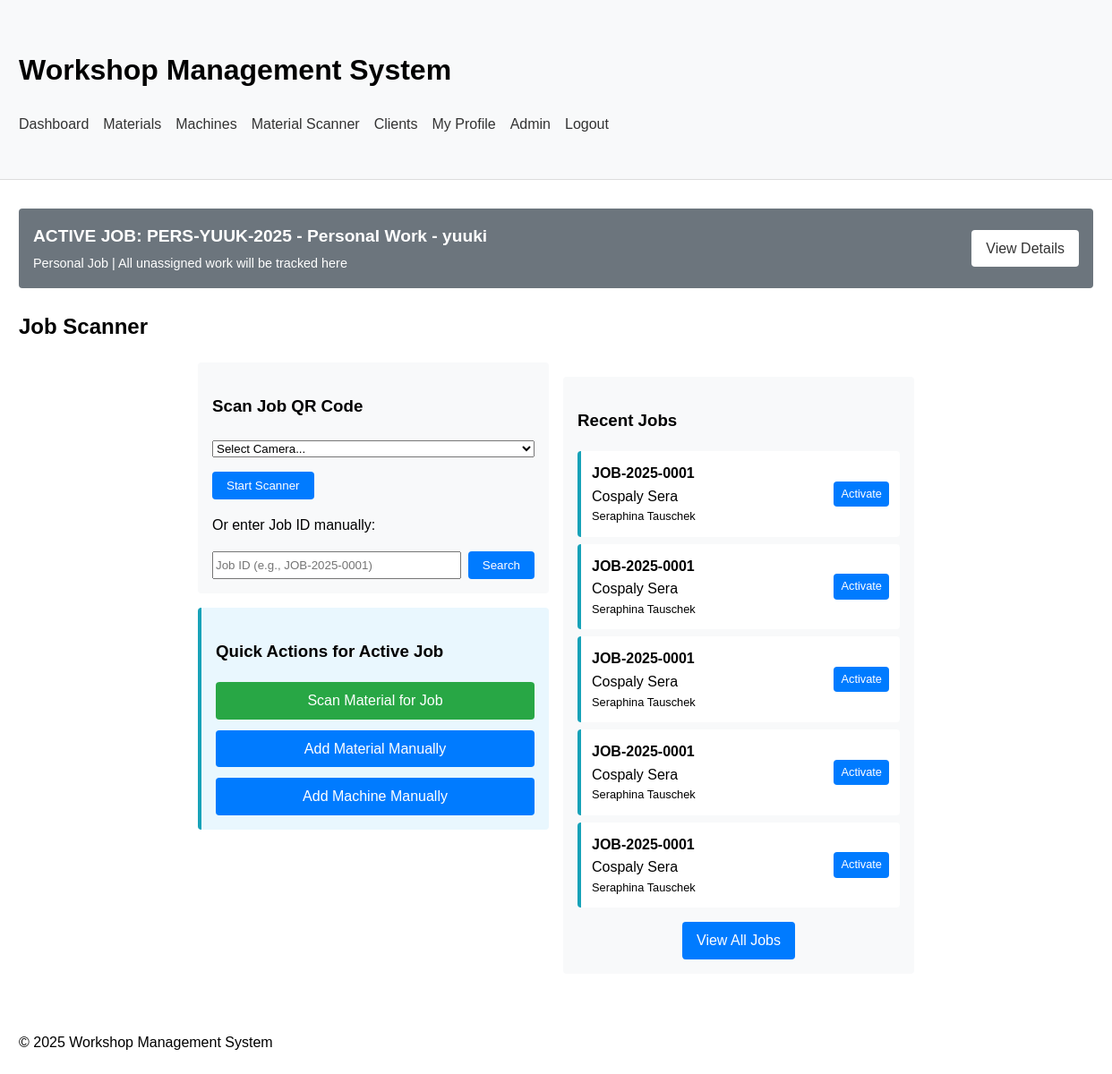
The page /jobs/scanner/ (signed in) on the database its author committed.
### workshop_app/models/job.py (models this page shows, shortened)
class Job(models.Model):
    job_id = models.CharField(max_length=15, unique=True)
    project_name = models.CharField(max_length=100)
    client = models.ForeignKey(Client, on_delete=models.CASCADE, related_name='jobs', null=True, blank=True)
    contact_person = models.ForeignKey(ContactPerson, on_delete=models.SET_NULL, null=True, blank=True)
    description = models.TextField(blank=True)
    created_date = models.DateTimeField(default=timezone.now)
    created_by = models.ForeignKey(User, on_delete=models.SET_NULL, null=True, related_name='created_jobs')
    status = models.ForeignKey(JobStatus, on_delete=models.PROTECT, related_name='jobs', default=get_default_status)
    percent_complete = models.IntegerField(default=0, help_text="0-100")
    PRIORITY_CHOICES = [
        ('low', 'Low'),
        ('normal', 'Normal'),
        ('high', 'High'),
        ('urgent', 'Urgent')
    ]
    priority = models.CharField(max_length=10, choices=PRIORITY_CHOICES, default='normal')
    start_date = models.DateField(null=True, blank=True)
    end_date = models.DateField(null=True, blank=True)
    deadline = models.DateField(null=True, blank=True)
    expected_completion = models.DateField(null=True, blank=True)
    is_personal = models.BooleanField(default=False, help_text="Personal job for an operator")
    is_general = models.BooleanField(default=False, help_text="General workshop job")
    owner = models.ForeignKey(User, on_delete=models.CASCADE, null=True, blank=True,
                              related_name='personal_jobs', help_text="Owner for personal jobs")
    qr_code = models.ImageField(upload_to='qr_codes/jobs/', blank=True)
    class Meta:
        ordering = ['-created_date']

### workshop_app/models/client.py (models this page shows, shortened)
class Client(models.Model):
    CLIENT_TYPES = [
        ('company', 'Company'),
        ('individual', 'Individual'),
    ]
    STATUS_CHOICES = [
        ('active', 'Active'),
        ('inactive', 'Inactive'),
        ('prospect', 'Prospect'),
        ('former', 'Former'),
    ]
    client_id = models.CharField(max_length=20, unique=True, help_text="Unique client identifier")
    name = models.CharField(max_length=100, help_text="Company or individual name")
    type = models.CharField(max_length=10, choices=CLIENT_TYPES, default='company')
    industry = models.CharField(max_length=100, blank=True, help_text="Category of client's business")
    reference_source = models.CharField(max_length=100, blank=True, help_text="How the client found us")
    notes = models.TextField(blank=True, help_text="General notes about the client")
    status = models.CharField(max_length=10, choices=STATUS_CHOICES, default='active')
    created_date = models.DateTimeField(default=timezone.now)
    last_updated = models.DateTimeField(auto_now=True)
    primary_email = models.EmailField(blank=True)
    secondary_email = models.EmailField(blank=True)
    phone_number = models.CharField(max_length=20, blank=True)
    mobile_number = models.CharField(max_length=20, blank=True)
    website = models.URLField(blank=True)
    social_media = models.TextField(blank=True, help_text="Links to client's social profiles")
    street_address = models.CharField(max_length=100, blank=True)
    address_line_2 = models.CharField(max_length=100, blank=True)
    city = models.CharField(max_length=100, blank=True)
    state_province = models.CharField(max_length=100, blank=True)
    postal_code = models.CharField(max_length=20, blank=True)
    country = models.CharField(max_length=100, blank=True)
    tax_id = models.CharField(max_length=50, blank=True, help_text="Tax ID / VAT Number")
    payment_terms = models.CharField(max_length=50, blank=True, help_text="Net 30, COD, etc.")
    currency = models.CharField(max_length=10, blank=True, default="CHF")
    discount_rate = models.DecimalField(max_digits=5, decimal_places=2, null=True, blank=True)
    credit_limit = models.DecimalField(max_digits=10, decimal_places=2, null=True, blank=True)
    account_status = models.CharField(max_length=50, blank=True, help_text="Good Standing, Credit Hold, etc.")

### workshop_app/views/job_scanner_views.py (the view)
# urls.py: path('jobs/scanner/', job_scanner_view, name='job_scanner_view'),
@login_required
def job_scanner_view(request):
    try:
        staff_settings = StaffSettings.objects.get(user=request.user)
        active_job = staff_settings.active_job
    except StaffSettings.DoesNotExist:
        staff_settings = StaffSettings.objects.create(user=request.user)
        active_job = None
        staff_settings.ensure_personal_job()
    recent_jobs = Job.objects.filter(
        activities__user=request.user,
        is_personal=False
    ).distinct().order_by('-activities__timestamp')[:5]
    context = {
        'title': 'Job Scanner',
        'active_job': active_job,
        'recent_jobs': recent_jobs,
        'staff_settings': staff_settings,
    }
    return render(request, 'workshop_app/jobs/scanner.html', context)

### workshop_app/templates/workshop_app/jobs/scanner.html (shortened to what this page needs)
{% extends 'workshop_app/base.html' %}
{% block content %}
    {% if active_job %}
    <div class="active-job-banner" style="background-color: {% if active_job.is_personal %}#6c757d{% else %}#007bff{% endif %}; color: white; padding: 1rem; border-radius: 4px; margin-bottom: 1.5rem; display: flex; justify-content: space-between; align-items: center;">
        <div>
            <h3 style="margin: 0; font-size: 1.2rem; color: white;">
                ACTIVE JOB: {{ active_job.job_id }} - {{ active_job.project_name }}
            </h3>
            {% if active_job.client and not active_job.is_personal %}
                <p style="margin: 0.25rem 0 0 0; font-size: 0.9rem;">
                    Client: {{ active_job.client.name }} | Status: {{ active_job.status.name }}
                </p>
            {% elif active_job.is_personal %}
                <p style="margin: 0.25rem 0 0 0; font-size: 0.9rem;">
                    Personal Job | All unassigned work will be tracked here
                </p>
            {% endif %}
        </div>
        <div>
            <a href="{% url 'workshop_app:job_detail' active_job.job_id %}" class="btn" style="background-color: white; color: #333; margin-left: 0.5rem;">View Details</a>
        </div>
    </div>
    {% endif %}
    <h2>Job Scanner</h2>
    <div style="max-width: 800px; margin: 0 auto;">
        <div style="display: flex; gap: 1rem; flex-wrap: wrap;">
            <div style="flex: 1; min-width: 300px;">
                <div id="scanner-container" style="padding: 1rem; background-color: #f8f9fa; border-radius: 4px;">
                    <h3>Scan Job QR Code</h3>
                    <div style="margin-bottom: 1rem;">
                        <select id="cameraSelect" style="width: 100%; margin-bottom: 1rem;">
                            <option value="">Select Camera...</option>
                        </select>
                        <button id="startButton" class="btn">Start Scanner</button>
                    </div>
                    <div style="margin-top: 1rem;">
                        <p>Or enter Job ID manually:</p>
                        <div style="display: flex; gap: 0.5rem;">
                            <input type="text" id="manualInput" style="flex: 1;" placeholder="Job ID (e.g., JOB-2025-0001)">
                            <button id="searchButton" class="btn">Search</button>
                        </div>
                    </div>
                </div>
                {% if active_job %}
                <div style="padding: 1rem; background-color: #e9f7fe; border-radius: 4px; margin-top: 1rem; border-left: 4px solid #17a2b8;">
                    <h3>Quick Actions for Active Job</h3>
                    <div style="display: flex; flex-direction: column; gap: 0.75rem; margin-top: 0.75rem;">
                        <a href="{% url 'workshop_app:scanner' %}" class="btn" style="text-align: center; background-color: #28a745; color: white;">
                             Scan Material for Job
                        </a>
                        <a href="{% url 'workshop_app:job_material_add_active' %}" class="btn" style="text-align: center;">
                             Add Material Manually
                        </a>
                        <a href="{% url 'workshop_app:job_machine_add_active' %}" class="btn" style="text-align: center;">
                             Add Machine Manually
                        </a>
                    </div>
                </div>
                {% endif %}
            </div>
            <div style="flex: 1; min-width: 300px;">
                <div style="padding: 1rem; background-color: #f8f9fa; border-radius: 4px; margin-top: 1rem;">
                    <h3>Recent Jobs</h3>
                    {% if recent_jobs %}
                        <div style="margin-top: 0.75rem;">
                            {% for job in recent_jobs %}
                                <div style="padding: 0.75rem; background-color: white; border-radius: 4px; margin-bottom: 0.5rem; border-left: 4px solid #17a2b8;">
                                    <div style="display: flex; justify-content: space-between; align-items: center;">
                                        <div>
                                            <strong>{{ job.job_id }}</strong>
                                            <div>{{ job.project_name|truncatechars:30 }}</div>
                                            {% if job.client %}
                                                <div style="font-size: 0.8rem;">{{ job.client.name }}</div>
                                            {% endif %}
                                        </div>
                                        <div>
                                            <a href="{% url 'workshop_app:job_activate' job.job_id %}?next={% url 'workshop_app:job_scanner_view' %}" class="btn" style="padding: 0.25rem 0.5rem; font-size: 0.8rem;">Activate</a>
                                        </div>
                                    </div>
                                </div>
                            {% endfor %}
                        </div>
                    {% else %}
                        <p>No recent jobs found.</p>
                    {% endif %}
                    <div style="margin-top: 1rem; text-align: center;">
                        <a href="{% url 'workshop_app:job_list' %}" class="btn">View All Jobs</a>
                    </div>
                </div>
            </div>
        </div>
    </div>
{% endblock %}

### workshop_app/templates/workshop_app/base.html (style rules this page uses)
body { font-family: Arial, sans-serif; margin: 0; padding: 0; line-height: 1.6; }
.btn { display: inline-block; padding: 0.5rem 1rem; background-color: #007bff; color: white; text-decoration: none; border-radius: 4px; border: none; cursor: pointer; }

### rows shown on the page
Job: job_id "PERS-YUUK-2025", project_name "Personal Work - yuuki"
Job: job_id "JOB-2025-0001", project_name "Cospaly Sera", client.name "Seraphina Tauschek"
